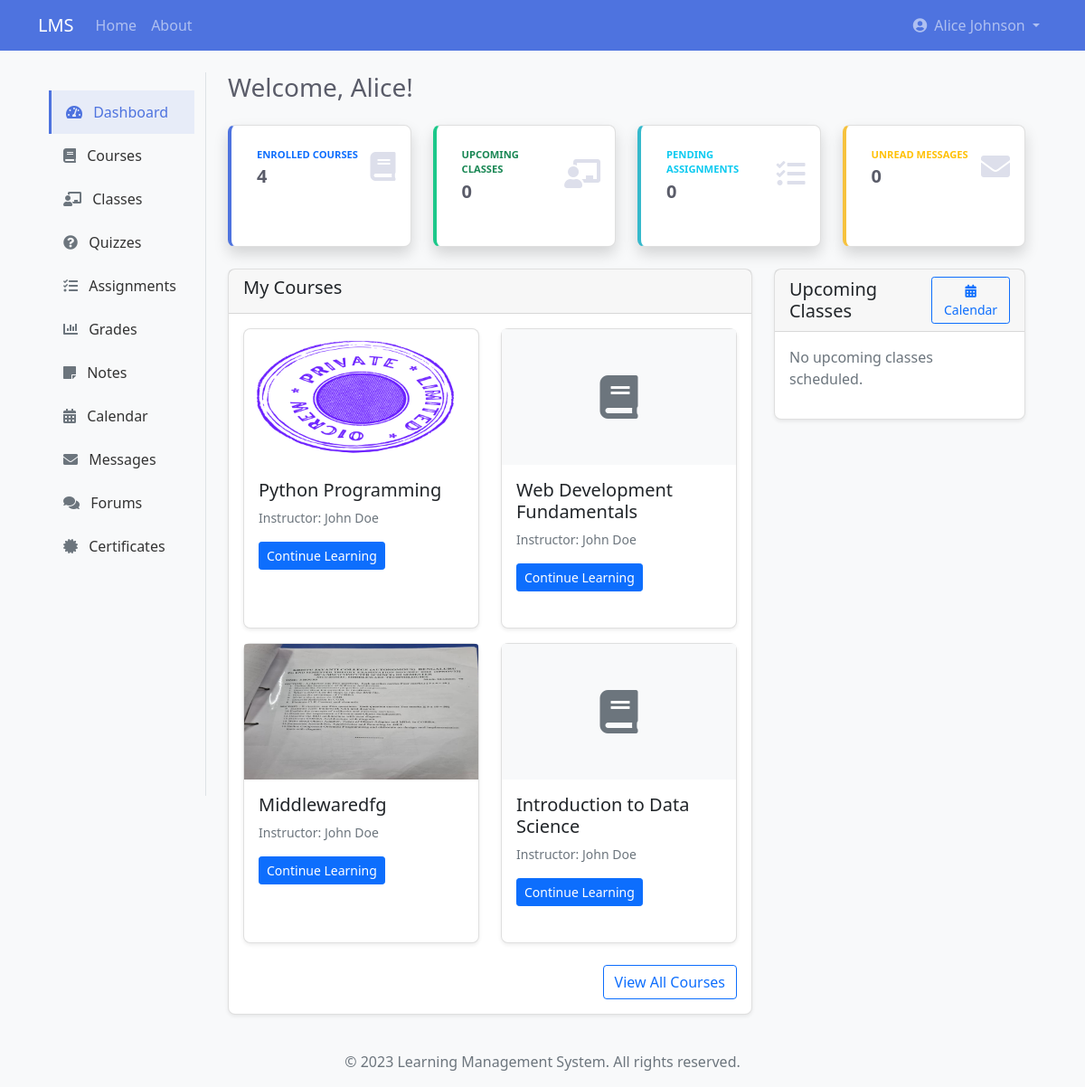
Screenshot of /student/dashboard (signed in) with the database file from the repository.
### app/models/user.py (models this page shows, shortened)
class User(db.Model, UserMixin):
    id = db.Column(db.Integer, primary_key=True)
    username = db.Column(db.String(50), unique=True, nullable=False)
    email = db.Column(db.String(120), unique=True, nullable=False)
    password = db.Column(db.String(60), nullable=False)
    first_name = db.Column(db.String(50), nullable=False)
    last_name = db.Column(db.String(50), nullable=False)
    role = db.Column(db.String(20), nullable=False)
    created_at = db.Column(db.DateTime, default=datetime.utcnow)
    last_login = db.Column(db.DateTime, nullable=True)
    is_active = db.Column(db.Boolean, default=True)
    is_email_verified = db.Column(db.Boolean, default=False)
    profile = db.relationship(
        'UserProfile', backref='user', uselist=False, cascade='all, delete-orphan')
    courses_teaching = db.relationship(
        'Course', backref='instructor', lazy=True)
    enrollments = db.relationship('Enrollment', backref='student', lazy=True)
    parent_of = db.relationship('ParentStudent',
                                foreign_keys='ParentStudent.parent_id',
                                backref='parent', lazy=True)

class Course(db.Model):
    id = db.Column(db.Integer, primary_key=True)
    title = db.Column(db.String(100), nullable=False)
    description = db.Column(db.Text, nullable=True)
    instructor_id = db.Column(
        db.Integer, db.ForeignKey('user.id'), nullable=False)
    created_at = db.Column(db.DateTime, default=datetime.utcnow)
    category_id = db.Column(db.Integer, db.ForeignKey(
        'course_category.id'), nullable=True)
    thumbnail = db.Column(db.String(255), nullable=True)
    is_published = db.Column(db.Boolean, default=False)
    is_featured = db.Column(db.Boolean, default=False)
    enable_drip = db.Column(db.Boolean, default=False)
    drip_interval_days = db.Column(
        db.Integer, default=0)  # 0 means no interval
    enrollments = db.relationship('Enrollment', backref='course', lazy=True)
    modules = db.relationship(
        'Module', backref='course', lazy=True, order_by='Module.order')
    prerequisites = db.relationship(
        'Course', secondary=course_prerequisites,
        primaryjoin=(course_prerequisites.c.course_id == id),
        secondaryjoin=(course_prerequisites.c.prerequisite_id == id),
        backref=db.backref('required_for', lazy='dynamic'),
        lazy='dynamic'
    )

### app/routes/student.py (the view, shortened to what this page needs)
@student.route('/dashboard')
@login_required
@student_required
def dashboard():
    enrollments = Enrollment.query.filter_by(student_id=current_user.id).all()
    courses = []
    course_ids = []
    for enrollment in enrollments:
        course = Course.query.get(enrollment.course_id)
        if course:
            instructor = User.query.get(course.instructor_id)
            courses.append({
                'course': course,
                'instructor': instructor,
                'enrollment_date': enrollment.enrollment_date
            })
            course_ids.append(course.id)
    now = datetime.now()
    next_week = now + timedelta(days=7)
    batch_enrollments = BatchEnrollment.query.filter_by(
        student_id=current_user.id).all()
    batch_ids = [be.batch_id for be in batch_enrollments]
    upcoming_classes = LiveClass.query.filter(
        LiveClass.batch_id.in_(batch_ids),
        LiveClass.start_time >= now,
        LiveClass.start_time <= next_week
    ).order_by(LiveClass.start_time).limit(5).all()
    if course_ids:
        assignments = Assignment.query.filter(
            Assignment.course_id.in_(course_ids),
            Assignment.due_date > now
        ).all()
        pending_assignments = 0
    else:
        pending_assignments = 0
    try:
        unread_messages = Message.query.filter_by(
            recipient_id=current_user.id,
            is_read=False
        ).count()
    except Exception as e:
        print(f"Error counting unread messages: {str(e)}")
        unread_messages = 0
    return render_template('student/dashboard.html',
                           courses=courses,
                           upcoming_classes=upcoming_classes,
                           pending_assignments=pending_assignments,
                           unread_messages=unread_messages)

### app/templates/student/dashboard.html (shortened to what this page needs)
{% extends "base.html" %}
{% block content %}
<div class="container-fluid">
    <div class="row">
        <div class="col-md-3 col-lg-2 d-md-block bg-light sidebar collapse">
            {% include 'student/sidebar.html' %}
        </div>
        <div class="col-md-9 ms-sm-auto col-lg-10 px-md-4">
            <div class="d-sm-flex align-items-center justify-content-between mb-4">
                <h1 class="h3 mb-0 text-gray-800">Welcome, {{ current_user.first_name }}!</h1>
            </div>
    <div class="row">
        <div class="col-xl-3 col-md-6 mb-4">
            <div class="card border-left-primary shadow h-100 py-2">
                <div class="card-body">
                    <div class="row no-gutters align-items-center">
                        <div class="col mr-2">
                            <div class="text-xs font-weight-bold text-primary text-uppercase mb-1">Enrolled Courses</div>
                            <div class="h5 mb-0 font-weight-bold text-gray-800">{{ courses|length }}</div>
                        </div>
                        <div class="col-auto">
                            <i class="fas fa-book fa-2x text-gray-300"></i>
                        </div>
                    </div>
                </div>
            </div>
        </div>
        <div class="col-xl-3 col-md-6 mb-4">
            <div class="card border-left-success shadow h-100 py-2">
                <div class="card-body">
                    <div class="row no-gutters align-items-center">
                        <div class="col mr-2">
                            <div class="text-xs font-weight-bold text-success text-uppercase mb-1">Upcoming Classes</div>
                            <div class="h5 mb-0 font-weight-bold text-gray-800">{{ upcoming_classes|length }}</div>
                        </div>
                        <div class="col-auto">
                            <i class="fas fa-chalkboard-teacher fa-2x text-gray-300"></i>
                        </div>
                    </div>
                </div>
            </div>
        </div>
        <div class="col-xl-3 col-md-6 mb-4">
            <div class="card border-left-info shadow h-100 py-2">
                <div class="card-body">
                    <div class="row no-gutters align-items-center">
                        <div class="col mr-2">
                            <div class="text-xs font-weight-bold text-info text-uppercase mb-1">Pending Assignments</div>
                            <div class="h5 mb-0 font-weight-bold text-gray-800">{{ pending_assignments|default(0) }}</div>
                        </div>
                        <div class="col-auto">
                            <i class="fas fa-tasks fa-2x text-gray-300"></i>
                        </div>
                    </div>
                </div>
            </div>
        </div>
        <div class="col-xl-3 col-md-6 mb-4">
            <div class="card border-left-warning shadow h-100 py-2">
                <div class="card-body">
                    <div class="row no-gutters align-items-center">
                        <div class="col mr-2">
                            <div class="text-xs font-weight-bold text-warning text-uppercase mb-1">Unread Messages</div>
                            <div class="h5 mb-0 font-weight-bold text-gray-800">{{ unread_messages|default(0) }}</div>
                        </div>
                        <div class="col-auto">
                            <i class="fas fa-envelope fa-2x text-gray-300"></i>
                        </div>
                    </div>
                </div>
            </div>
        </div>
    </div>
    <div class="row">
        <div class="col-md-8">
            <div class="card mb-4">
                <div class="card-header">
                    <h5>My Courses</h5>
                </div>
                <div class="card-body">
                    {% if courses %}
                        <div class="row">
                            {% for course_data in courses %}
                                <div class="col-md-6 mb-3">
                                    <div class="card h-100">
                                        {% if course_data.course.thumbnail %}
                                            <img src="{{ url_for('static', filename='uploads/' + course_data.course.thumbnail) }}" class="card-img-top" alt="{{ course_data.course.title }}" style="height: 150px; object-fit: cover;">
                                        {% else %}
                                            <div class="card-img-top bg-light d-flex align-items-center justify-content-center" style="height: 150px;">
                                                <i class="fas fa-book fa-3x text-muted"></i>
                                            </div>
                                        {% endif %}
                                        <div class="card-body">
                                            <h5 class="card-title">{{ course_data.course.title }}</h5>
                                            <p class="card-text small text-muted">
                                                Instructor: {{ course_data.instructor.first_name }} {{ course_data.instructor.last_name }}
                                            </p>
                                            <a href="{{ url_for('student.course_details', course_id=course_data.course.id) }}" class="btn btn-primary btn-sm">
                                                Continue Learning
                                            </a>
                                        </div>
                                    </div>
                                </div>
                            {% endfor %}
                        </div>
                        <div class="text-end mt-2">
                            <a href="{{ url_for('student.courses') }}" class="btn btn-outline-primary">View All Courses</a>
                        </div>
                    {% else %}
                        <div class="alert alert-info">
                            <p>You are not enrolled in any courses yet.</p>
                            <a href="{{ url_for('student.courses') }}" class="btn btn-primary mt-2">Browse Courses</a>
                        </div>
                    {% endif %}
                </div>
            </div>
        </div>
        <div class="col-md-4">
            <div class="card mb-4">
                <div class="card-header">
                    <div class="d-flex justify-content-between align-items-center">
                        <h5 class="mb-0">Upcoming Classes</h5>
                        <a href="{{ url_for('student.calendar') }}" class="btn btn-sm btn-outline-primary">
                            <i class="fas fa-calendar-alt"></i> Calendar
                        </a>
                    </div>
                </div>
                <div class="card-body">
                    {% if upcoming_classes %}
                        <div class="list-group">
                            {% for class in upcoming_classes %}
                                <a href="{{ url_for('student.class_details', class_id=class.id) }}" class="list-group-item list-group-item-action">
                                    <div class="d-flex w-100 justify-content-between">
                                        <h6 class="mb-1">{{ class.title }}</h6>
                                        {% if class.platform == 'zoom' %}
                                            <span class="badge bg-primary">Zoom</span>
                                        {% elif class.platform == 'google_meet' %}
                                            <span class="badge bg-success">Google Meet</span>
                                        {% else %}
                                            <span class="badge bg-secondary">{{ class.platform }}</span>
                                        {% endif %}
                                    </div>
                                    <p class="mb-1 small">
                                        <i class="fas fa-calendar-alt"></i> {{ class.start_time.strftime('%a, %d %b') }}<br>
                                        <i class="fas fa-clock"></i> {{ class.start_time.strftime('%I:%M %p') }} - {{ class.end_time.strftime('%I:%M %p') }}
                                    </p>
                                    <small class="text-muted">{{ class.batch.course.title }}</small>
                                </a>
                            {% endfor %}
                        </div>
                        <div class="text-end mt-3">
                            <a href="{{ url_for('student.classes') }}" class="btn btn-sm btn-outline-primary">View All Classes</a>
                        </div>
                    {% else %}
                        <p class="text-muted">No upcoming classes scheduled.</p>
                    {% endif %}
                </div>
            </div>
                </div>
            </div>
        </div>
    </div>
</div>
{% endblock %}

### app/templates/base.html (shortened to what this page needs)
<!DOCTYPE html>
<html lang="en">
<head>
    <link href="https://cdn.jsdelivr.net/npm/bootstrap@5.1.0/dist/css/bootstrap.min.css" rel="stylesheet">
    <link rel="stylesheet" href="https://cdnjs.cloudflare.com/ajax/libs/font-awesome/5.15.4/css/all.min.css">
    <link rel="stylesheet" href="{{ url_for('static', filename='css/style.css') }}">
</head>
<body {% if current_user.is_authenticated %}
      data-user-role="{{ current_user.role }}"
      data-admin-dashboard-url="{{ url_for('admin.dashboard', _external=True) }}"
      data-instructor-dashboard-url="{{ url_for('instructor.dashboard', _external=True) }}"
      data-student-dashboard-url="{{ url_for('student.dashboard', _external=True) }}"
      data-parent-dashboard-url="{{ url_for('parent.dashboard', _external=True) }}"
      data-guest-dashboard-url="{{ url_for('guest.dashboard', _external=True) }}"
      {% endif %}>
    <nav class="navbar navbar-expand-lg navbar-dark bg-primary">
        <div class="container">
            <a class="navbar-brand" href="{{ url_for('main.index') }}">LMS</a>
            <div class="collapse navbar-collapse" id="navbarNav">
                <ul class="navbar-nav me-auto">
                    <li class="nav-item">
                        <a class="nav-link" href="{{ url_for('main.index') }}">Home</a>
                    </li>
                    <li class="nav-item">
                        <a class="nav-link" href="{{ url_for('main.about') }}">About</a>
                    </li>
                </ul>
                <ul class="navbar-nav">
                    {% if current_user.is_authenticated %}
                        <li class="nav-item dropdown">
                            <a class="nav-link dropdown-toggle" href="#" id="navbarDropdown" role="button" data-bs-toggle="dropdown" aria-expanded="false">
                                {% if current_user.profile and current_user.profile.profile_picture %}
                                <img src="{{ url_for('static', filename='uploads/profile/' + current_user.profile.profile_picture) }}"
                                     class="rounded-circle me-1" alt="Profile" style="width: 24px; height: 24px; object-fit: cover;">
                                {% else %}
                                <i class="fas fa-user-circle me-1"></i>
                                {% endif %}
                                {{ current_user.first_name }} {{ current_user.last_name }}
                            </a>
                        </li>
                    {% endif %}
                </ul>
            </div>
        </div>
    </nav>
    <div class="container mt-4">
        {% block content %}{% endblock %}
    </div>
    <footer class="footer mt-auto py-3 bg-light">
        <div class="container text-center">
            <span class="text-muted">&copy; 2023 Learning Management System. All rights reserved.</span>
        </div>
    </footer>
</body>
</html>

### rows the page displays
User: first_name "Alice", last_name "Johnson"
Course: thumbnail (picture), course "Python Programming"
User: instructor.first_name "John" "John" "John" "John", instructor.last_name "Doe" "Doe" "Doe" "Doe"
Course: course "Web Development Fundamentals"
Course: thumbnail (picture), course "Middlewaredfg"
Course: course "Introduction to Data Science"

### other values shown
{{ courses|length }} "4"
{{ upcoming_classes|length }} "0"
{{ pending_assignments|default(0) }} "0"
{{ unread_messages|default(0) }} "0"
